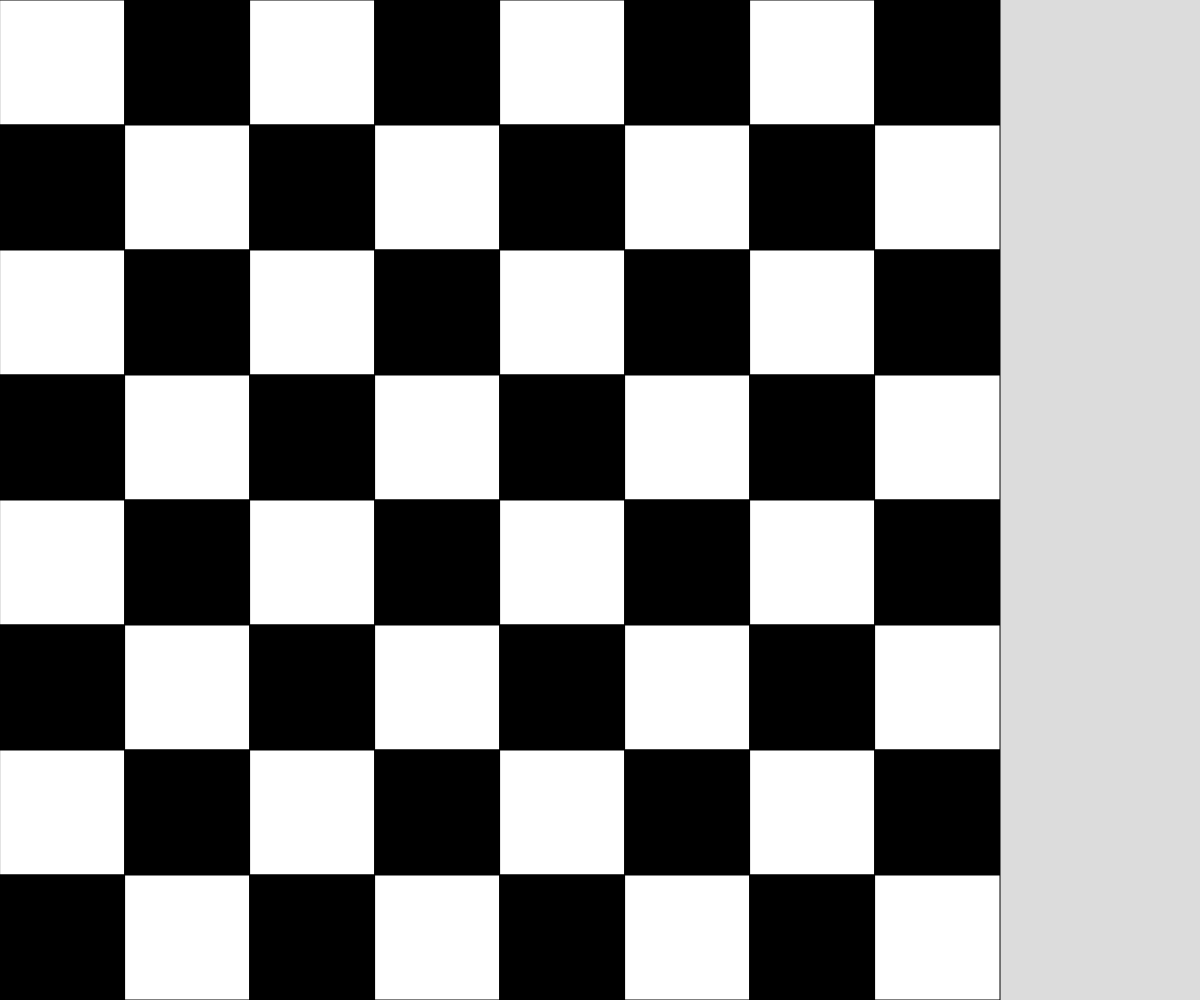
Frame 1 (no input)
Frame 60 (no input): identical to frame 1, image omitted
Frame 120 (the mouse pressed at the canvas centre since frame 60): identical to frame 1, image omitted

The p5.js sketch that drew this single still picture (run headless with seeded random() and noise() and a simulated clock; from frame 60 on, the mouse is pressed at the canvas centre):

// p5.js sketch
// ── sketch.js
function setup(){
  createCanvas(windowWidth, windowHeight);
}

function draw(){
  background(220);
  drawChessboard();
    
}

function drawChessboard(){
  let cellWidth = width/8;
  let cellHeight = height/8;
  if (cellWidth > cellHeight){
    cellWidth = cellHeight;
  }
  else{
    cellHeight = cellWidth;
  }

  let isWhite = true;


  for (let y = 0; y < 8; y++) {
    for (let x = 0; x < 8; x++){
      if (isWhite){
        fill("white");
      }
      else {
        fill("black");
      }    
      rect(x*cellWidth, y*cellHeight, cellWidth, cellHeight);
      isWhite = !isWhite;
    }
    isWhite = !isWhite;
  }
}


function windowResized(){
  setup();
}
